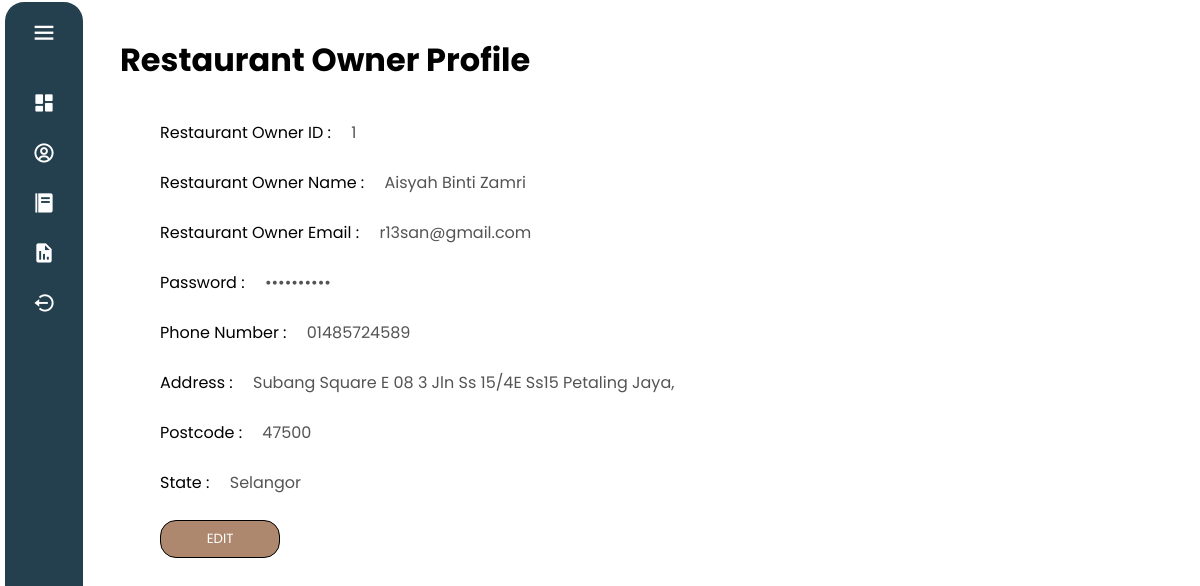
Screenshot of /PHP/ROProfile.php (signed in) with the database file from the repository.
### tables this page shows
CREATE TABLE `RestaurantOwner`(
    `RO_ID` INT AUTO_INCREMENT,
    `RO_Name` VARCHAR(100),
    `RO_Password` VARCHAR(10),
    `RO_Email` VARCHAR(50),
    `RO_PhoneNum` VARCHAR(12),
    `RO_Address` VARCHAR(100),
    `RO_Poscode` VARCHAR(6),
    `RO_State` VARCHAR(50),
    PRIMARY KEY (`RO_ID`)
);

### PHP/ROProfile.php (the view, shortened to what this page needs)
<?php
    include_once 'C:\xampp\htdocs\Foody\Database\db.php';
?>
<!DOCTYPE html>
<html lang="en">
<head>
    <link rel="stylesheet" href="CSS/ROProfile.css"/>
</head>
<body>
    <?php include "./RO_Navigationbar.php" ?>
    <h1>Restaurant Owner Profile</h1>
    <form action="" method="post">
        <?php
            $query = "SELECT * FROM restaurantowner WHERE RO_ID = '{$_SESSION["RO_login"]}' ";
            $result = mysqli_query($con, $query);
            if(mysqli_num_rows($result) > 0){
                while($row = mysqli_fetch_assoc($result)){
        ?>
        <div class="ROProfile">
                <div class="inputBox">
                    <span class="details">Restaurant Owner ID :</span>
                    <input type="tezt" id="RO_id" name="RO_id" value="<?php echo $row['RO_ID'] ?>" disabled required><br><br>
                </div>
                <div class="inputBox">
                    <span class="details">Restaurant Owner Name :</span>
                    <input type="text" id="RO_Name" name="RO_Name" value="<?php echo $row['RO_Name'] ?>" disabled required><br><br>
                </div>
                <div class="inputBox">
                    <span class="details">Restaurant Owner Email :</span>
                    <input type="email" id="RO_Email" name="RO_Email" value="<?php echo $row['RO_Email'] ?>" disabled required><br><br>
                </div>
                <div class="inputBox">
                    <span class="details">Password :</span>
                    <input type="password" id="RO_pass" name="RO_pass" value="<?php echo $row['RO_Password'] ?>" disabled required><br><br>
                </div>
                <div class="inputBox">
                    <span class="details">Phone Number :</span>
                    <input type="text" id="RO_Phonenum" name="RO_Phonenum" value="<?php echo $row['RO_PhoneNum'] ?>" disabled required><br><br>
                </div>
                <div class="inputBox">
                    <span class="details">Address :</span>
                    <input type="text" id="RO_Address" name="RO_Address" value="<?php echo $row['RO_Address'] ?>" disabled required><br><br>
                </div>
                <div class="inputBox">
                    <span class="details">Postcode :</span>
                    <input type="text" id="RO_Postcode" name="RO_Postcode" value="<?php echo $row['RO_Poscode'] ?>" disabled required><br><br>
                </div>
                <div class="inputBox">
                    <span class="details">State :</span>
                    <input type="text" id="RO_State" name="RO_State" value="<?php echo $row['RO_State'] ?>" disabled required><br><br>
                </div>
        </div>
        <?php
                }
            }
        ?>
    </form>
    <a href="RO_UpdateROProfile.php"><button type="submit" name="send" value="Edit" class="button">Edit</button></a>
</body>
</html>

### PHP/CSS/ROProfile.css (style rules this page uses)
* { margin: 0; padding: 0; }
h1 { margin-left: 10%; margin-top: 3%; }
form { margin-top: 3%; }
form .ROProfile .inputBox { padding-left: 10rem; }
.ROProfile .inputBox .details { margin-bottom: 5px; }
.ROProfile .inputBox input { padding-left: 1rem; font-size: 16px; width: 50%; background: transparent; border: none; }
button { margin-left:10rem; padding: 0.5rem; }
button { height: 100%; width: 10%; border: 1px solid black; border-radius: 1rem; color: white; background: #AD886E; text-transform: uppercase; }

### PHP/CSS/RO_Navigation.css (style rules this page uses)
* { margin:0; padding:0; box-sizing: border-box; font-family: 'Poppins',sans-serif; }
body { position: relative; min-height: 100vh; width: 100%; overflow: hidden; }

### rows the page displays
restaurantowner: RO_id "1", RO_Name "Aisyah Binti Zamri", RO_Email "r13san@gmail.com", RO_Phonenum "01485724589", RO_Address "Subang Square E 08 3 Jln Ss 15/4E Ss15 Petaling Jaya,", RO_Postcode "47500", RO_State "Selangor"
